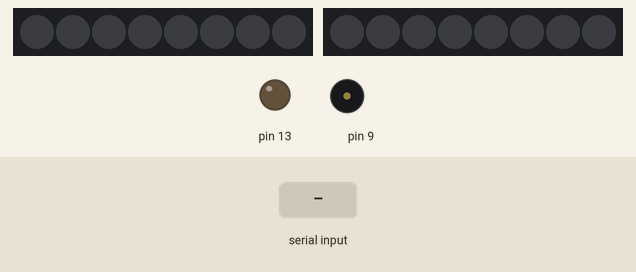
A sketch run on a simulated Arduino Uno, built with avr-gcc and run on an emulated ATmega328P. On the bench: 2 × 8 RGB LEDs in strip order, left to right, output pins drawn as LEDs (lit = HIGH), buzzer (waves = sounding). The inputs (shaded band) are chosen by the test bench.

Above: at 1.2 s.
1.3 s: "1" received over the second serial link
At 1.52 s:
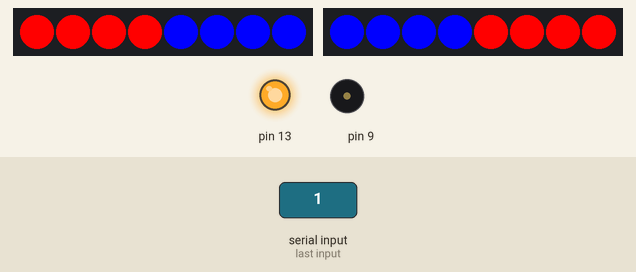
4.3 s: "2" received over the second serial link
At 5.1 s:
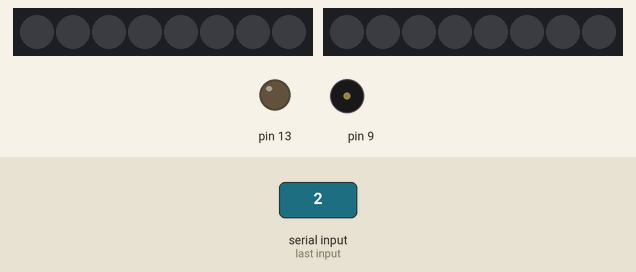
Timing chart, 0 to 7.3 s (numbered marks = the images above; inputs shaded):
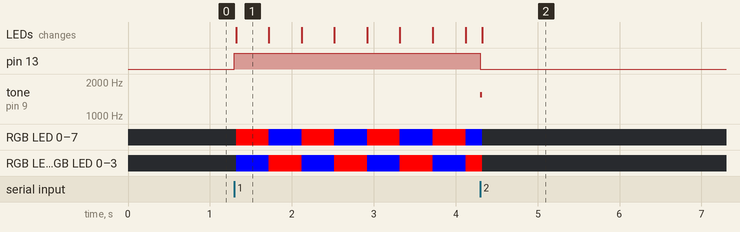

The sketch:

Latest_program_for_lights_and_sirens.ino
```cpp
#include <SoftwareSerial.h>
SoftwareSerial BT(10, 11);
// creates a "virtual" serial port/UART
// connect BT module TX to D10
// connect BT module RX to D11
// connect BT Vcc to 5V, GND to GND
#include <Adafruit_NeoPixel.h>
#ifdef __AVR__
#include <avr/power.h>
#endif
#define PIN 5
#define PIN2 6

Adafruit_NeoPixel strip = Adafruit_NeoPixel(8, PIN , NEO_GRB + NEO_KHZ800);
Adafruit_NeoPixel strip2 = Adafruit_NeoPixel(8, PIN2 , NEO_GRB + NEO_KHZ800);

void setup()
{
  // set digital pin to control as an output
  pinMode(13, OUTPUT);
  pinMode(9, OUTPUT);

  noTone(9);

  // set the data rate for the SoftwareSerial port
  BT.begin(9600);
  // Send test message to other device
  BT.println("Hello from Arduino");
  strip.begin();
  strip2.begin();
  clearLights();
  strip.show();
  strip2.show();
}
char a; // stores incoming character from other device
boolean isTonePlaying = false;
boolean isLightsPlaying = false;
int iTone = 1000;
boolean iToneUp = true;
boolean lightIsBlueRed = true;
unsigned long previousMillis_tone = 0;
unsigned long previousMillis_light = 0;

void loop()
{
  if (BT.available())
  // if text arrived in from BT serial...
  {
    a=(BT.read());
    if (a=='1')
    {
      digitalWrite(13, HIGH);
      BT.println("Lights & Siren On");
      isTonePlaying = true;
      isLightsPlaying = true;
    }
    if (a=='2')
    {
      digitalWrite(13, LOW);
      BT.println("Lights & Siren Off");
      isLightsPlaying = false;
      isTonePlaying = false;
      clearLights();
      noTone(9);
      iTone = 1000;
    }
    if (a=='?')
    {
      BT.println("Send '1' to turn lights & siren on");
      BT.println("Send '2' to turn lights & siren off");
    }
  }

  if (isTonePlaying) {
    // The "2" here is the milliseconds between each tone step. Bigger will be slower
    if (millis() - previousMillis_tone >= 2) {
      previousMillis_tone = millis();
      if (iToneUp) {
        iTone++;
        if (iTone > 2000) {
          iToneUp = false;
        }
      } else {
        iTone--;
        if (iTone < 1000) {
          iToneUp = true;
        }
      }
      tone(9,iTone);
    }
  }

  if (isLightsPlaying) {
    // The "400" here is the millisecond time between each cycle of Red-Blue/Blue-Red
    if (millis() - previousMillis_light >= 400) {
      previousMillis_light = millis();
      if (lightIsBlueRed) {
        strip.setPixelColor(0, strip.Color(255,0,0));
        strip.setPixelColor(1, strip.Color(255,0,0));
        strip.setPixelColor(2, strip.Color(255,0,0));
        strip.setPixelColor(3, strip.Color(255,0,0));
        strip.setPixelColor(4, strip.Color(0,0,255));
        strip.setPixelColor(5, strip.Color(0,0,255));
        strip.setPixelColor(6, strip.Color(0,0,255));
        strip.setPixelColor(7, strip.Color(0,0,255));
        strip.show();
        strip2.setPixelColor(0, strip.Color(0,0,255));
        strip2.setPixelColor(1, strip.Color(0,0,255));
        strip2.setPixelColor(2, strip.Color(0,0,255));
        strip2.setPixelColor(3, strip.Color(0,0,255));
        strip2.setPixelColor(4, strip.Color(255,0,0));
        strip2.setPixelColor(5, strip.Color(255,0,0));
        strip2.setPixelColor(6, strip.Color(255,0,0));
        strip2.setPixelColor(7, strip.Color(255,0,0));
        strip2.show();
        lightIsBlueRed = false;
      } else {
        strip.setPixelColor(0, strip.Color(0,0,255));
        strip.setPixelColor(1, strip.Color(0,0,255));
        strip.setPixelColor(2, strip.Color(0,0,255));
        strip.setPixelColor(3, strip.Color(0,0,255));
        strip.setPixelColor(4, strip.Color(255,0,0));
        strip.setPixelColor(5, strip.Color(255,0,0));
        strip.setPixelColor(6, strip.Color(255,0,0));
        strip.setPixelColor(7, strip.Color(255,0,0));
        strip.show();
        strip2.setPixelColor(0, strip.Color(255,0,0));
        strip2.setPixelColor(1, strip.Color(255,0,0));
        strip2.setPixelColor(2, strip.Color(255,0,0));
        strip2.setPixelColor(3, strip.Color(255,0,0));
        strip2.setPixelColor(4, strip.Color(0,0,255));
        strip2.setPixelColor(5, strip.Color(0,0,255));
        strip2.setPixelColor(6, strip.Color(0,0,255));
        strip2.setPixelColor(7, strip.Color(0,0,255));
        strip2.show();
        lightIsBlueRed = true;
      }
    }
  }
}

void clearLights() {
  for (int i = 0; i < 8; i++) {
    strip.setPixelColor(i, 0);    //turn every pixel off
    strip2.setPixelColor(i, 0);    //turn every pixel off
  }
  strip.show();
  strip2.show();
}
```

Measured:
- after the input at 1.3 s, pin 13: LOW → HIGH at once; tone on pin 9: silent → 1537 Hz after 3.0 s; RGB LED 0–7, RGB LED 0–7: alternates RGB(255, 0, 0) for 0.40 s and RGB(0, 0, 255) for 0.40 s, starting at once; the LEDs: change at once (image 1)
- after the input at 4.3 s, pin 13: HIGH → LOW at once; tone on pin 9: 1537 Hz → silent at once; the LEDs: change at once (image 2)
